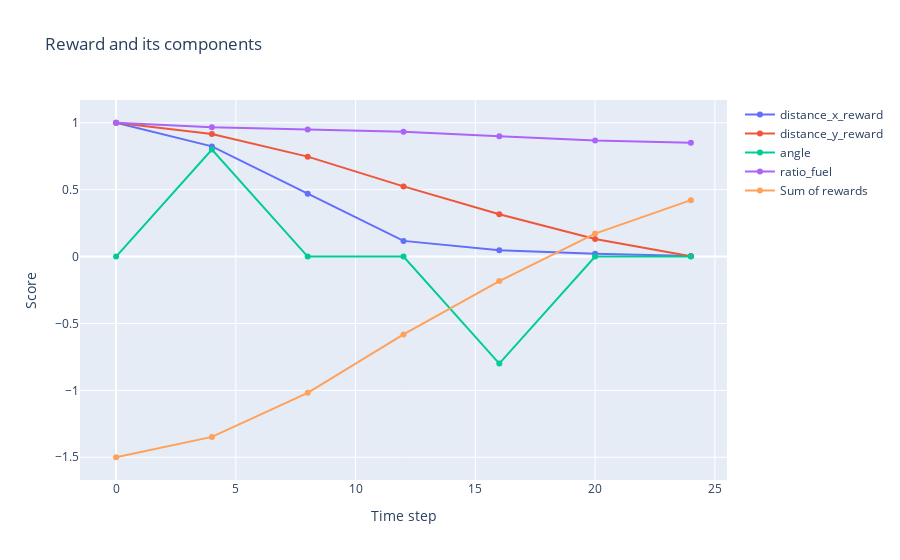

The notebook cell this image was saved under:
### Code cell
plot_reward_rocket_2agents(env)

plt.plot(dt[["time"]], dt[["speed_x"]], "+-", label = "RL model speed_x")
plt.plot(dt[["time"]], dt[["speed_y"]], "+-", label = "RL model speed_y")
plt.plot(dt[["time"]], np.array([-10]*len(dt[["time"]])), color ="red", label = "Speed limit" )
plt.plot(dt[["time"]], np.array([10]*len(dt[["time"]])), color ="red")
plt.title("Rocket speed")
plt.xlabel("Time")
plt.ylabel("Speed")
plt.legend()
plt.show()

plt.plot(dt[["time"]], dt[["acceleration_x"]], "+-", label = "RL model acceleration_x")
plt.plot(dt[["time"]], dt[["acceleration_y"]], "+-", label = "RL model acceleration_y")
plt.plot(dt[["time"]], np.array([-10]*len(dt[["time"]])), color ="red", label = "Acceleration limit" )
plt.plot(dt[["time"]], np.array([10]*len(dt[["time"]])), color ="red")
plt.title("Rocket acceleration")
plt.xlabel("Time")
plt.ylabel("Speed")
plt.legend()
plt.show()

### Figure 1 — Plotly figure (JSON) as saved in the notebook; plotly's stock layout.template omitted (floating-point values rounded to 4 significant figures)
{"data": [{"mode": "lines+markers", "name": "distance_x_reward", "type": "scatter", "x": [0, 4, 8, 12, 16, 20, 24], "y": [1, 0.8234, 0.4703, 0.1171, 0.04687, 0.02164, 0.003585]}, {"mode": "lines+markers", "name": "distance_y_reward", "type": "scatter", "x": [0, 4, 8, 12, 16, 20, 24], "y": [1, 0.9156, 0.7468, 0.5244, 0.3167, 0.1308, 0.001867]}, {"mode": "lines+markers", "name": "angle", "type": "scatter", "x": [0, 4, 8, 12, 16, 20, 24], "y": [0, 0.8, 0, 0, -0.8, 0, 0]}, {"mode": "lines+markers", "name": "ratio_fuel", "type": "scatter", "x": [0, 4, 8, 12, 16, 20, 24], "y": [1, 0.9667, 0.95, 0.9333, 0.9, 0.8667, 0.85]}, {"mode": "lines+markers", "name": "Sum of rewards", "type": "scatter", "x": [0, 4, 8, 12, 16, 20, 24], "y": [-1.5, -1.348, -1.019, -0.5821, -0.1835, 0.1717, 0.4213]}], "layout": {"title": {"text": "Reward and its components"}, "xaxis": {"title": {"text": "Time step"}}, "yaxis": {"title": {"text": "Score"}}}}
